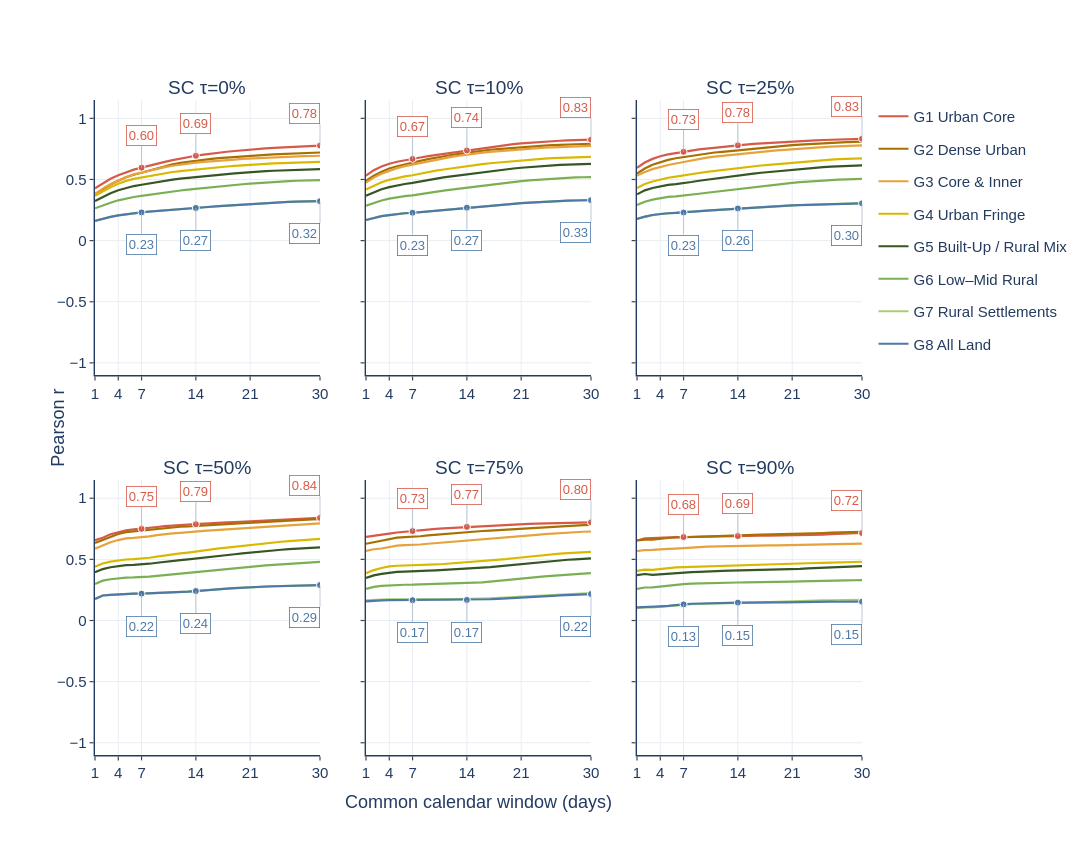
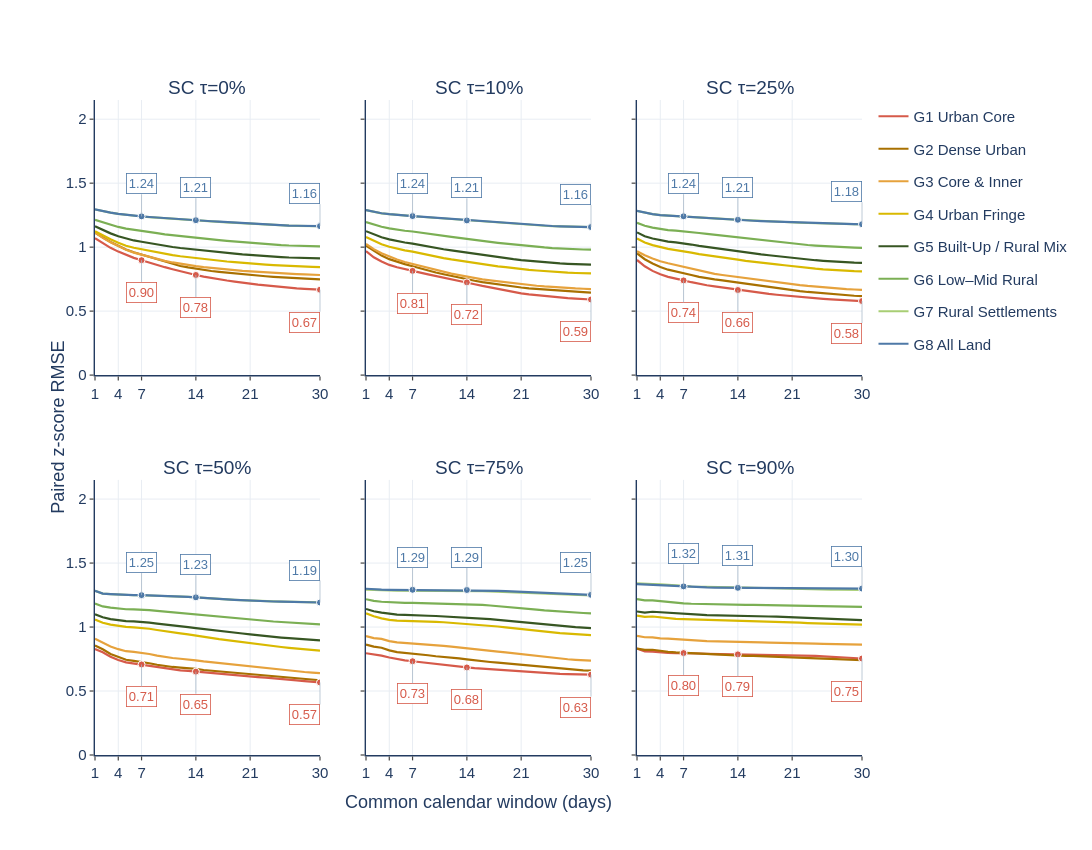
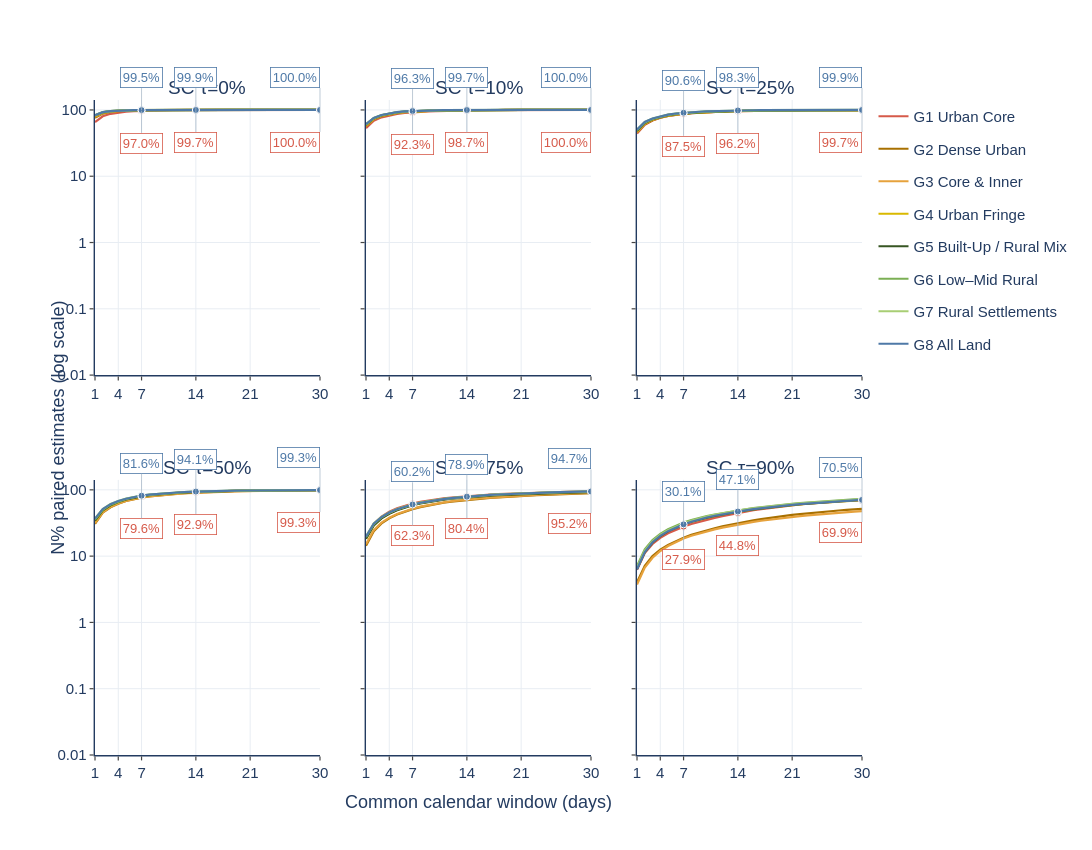

Notebook cell for these charts, in order:
### Markdown cell above
### Supplement view A — fix SC, vary the common window

The six SC facets are cross-sections through the full cube. They show how apparent alignment and paired-estimate availability change with smoothing. They are not optimisation runs.

### Code cell
SLICE_TAUS = [0, 10, 25, 50, 75, 90]
LABEL_WINDOWS = (7, 14, 30)
WINDOW_SLICE_COLORS = {
    code: color for code, suffix, label, color in GROUPS
}
WINDOW_SLICE_WIDTH, WINDOW_SLICE_HEIGHT = 1800, 850
WINDOW_SLICE_MARGIN = dict(l=95, r=230, t=100, b=95)


def plot_window_slices(metric, ylabel, stem):
    if metric not in ("r", "RMSE_z", "N_pct", "score"):
        raise ValueError(metric)

    is_r = metric == "r"
    is_n = metric == "N_pct"
    is_rmse = metric == "RMSE_z"

    fig = make_subplots(
        rows=2, cols=3,
        shared_xaxes=True,
        shared_yaxes=True,
        horizontal_spacing=0.06,
        vertical_spacing=0.16,
        subplot_titles=[f"SC τ={tau}%" for tau in SLICE_TAUS],
    )
    for heading in fig.layout.annotations:
        heading.font = dict(
            family="Arial", size=19, color="#233B60"
        )

    for j, tau in enumerate(SLICE_TAUS):
        row, col = j // 3 + 1, j % 3 + 1
        axis_number = j + 1
        axis_x = "x" if axis_number == 1 else f"x{axis_number}"
        axis_y = "y" if axis_number == 1 else f"y{axis_number}"

        for code, suffix, label, color in reversed(GROUPS):
            values = SENS_MAPS[metric][code][tau, :]
            shown = (
                np.where(values > 0, values, np.nan)
                if is_n else values
            )
            custom = np.column_stack([
                SENS_MAPS["N_pct"][code][tau, :],
                SENS_MAPS["direct_pct"][code][tau, :],
                SENS_MAPS["mean_window_support_pct"][code][tau, :],
            ])

            fig.add_trace(
                go.Scatter(
                    x=W_VALUES,
                    y=shown,
                    mode="lines",
                    name=f"{code} {label}",
                    legendgroup=code,
                    showlegend=(j == 0),
                    connectgaps=False,
                    line=dict(color=color, width=2.2),
                    customdata=custom,
                    hovertemplate=(
                        f"W %{{x}} d<br>{ylabel} %{{y:.3f}}"
                        "<br>Paired estimates %{customdata[0]:.1f}%"
                        "<br>Direct dates %{customdata[1]:.1f}%"
                        "<br>Mean direct support %{customdata[2]:.1f}%"
                        "<extra>%{fullData.name}</extra>"
                    ),
                ),
                row=row, col=col,
            )

        for code in ("G1", "G8"):
            color = WINDOW_SLICE_COLORS[code]
            for width in LABEL_WINDOWS:
                value = float(
                    SENS_MAPS[metric][code][tau, width - 1]
                )
                if not np.isfinite(value) or (
                    is_n and value <= 0
                ):
                    continue

                above = (
                    code == "G8"
                    if (is_n or is_rmse)
                    else code == "G1"
                )
                point_y = np.log10(value) if is_n else value
                text = (
                    f"{value:.1f}%" if is_n else
                    f"{value:.3f}" if metric == "score" else
                    f"{value:.2f}"
                )

                fig.add_annotation(
                    x=width,
                    y=point_y,
                    xref=axis_x,
                    yref=axis_y,
                    text=text,
                    showarrow=True,
                    arrowhead=0,
                    arrowwidth=0.75,
                    arrowcolor="#A9B9C9",
                    ax=0,
                    ay=-22 if above else 22,
                    xanchor=(
                        "right" if width == 30 else "center"
                    ),
                    yanchor="bottom" if above else "top",
                    font=dict(size=13, color=color),
                    bgcolor="white",
                    bordercolor=color,
                    borderwidth=0.8,
                    borderpad=2,
                )
                fig.add_trace(
                    go.Scatter(
                        x=[width],
                        y=[value],
                        mode="markers",
                        showlegend=False,
                        hoverinfo="skip",
                        marker=dict(
                            color=color,
                            size=7,
                            line=dict(color="white", width=1),
                        ),
                    ),
                    row=row, col=col,
                )

        fig.update_xaxes(
            range=[1, 30],
            tickvals=[1, 4, 7, 14, 21, 30],
            showticklabels=True,
            tickfont=dict(size=15),
            gridcolor="#E8EDF3",
            showline=True,
            linecolor="#233B60",
            linewidth=1.4,
            ticks="outside",
            ticklen=4,
            tickwidth=1.2,
            row=row, col=col,
        )

        y_style = dict(
            showticklabels=(col == 1),
            tickfont=dict(size=15),
            gridcolor="#E8EDF3",
            zeroline=False,
            showline=True,
            linecolor="#233B60",
            linewidth=1.4,
            ticks="outside",
            ticklen=4,
            tickwidth=1.2,
        )
        if is_n:
            y_style.update(
                type="log",
                range=[-2, 2.15],
                tickvals=[0.01, 0.1, 1, 10, 100],
                ticktext=["0.01", "0.1", "1", "10", "100"],
            )
        elif is_r:
            y_style.update(
                type="linear",
                range=[-1.1, 1.15],
                tickvals=[-1, -0.5, 0, 0.5, 1],
            )
        elif is_rmse:
            y_style.update(
                type="linear",
                range=[0, 2.15],
                tickvals=[0, 0.5, 1, 1.5, 2],
            )
        else:
            y_style.update(
                type="linear",
                range=[
                    0,
                    max(0.01, 1.18 * SENSITIVITY.score.max()),
                ],
            )
        fig.update_yaxes(row=row, col=col, **y_style)

    fig.add_annotation(
        x=-0.065, y=0.5,
        xref="paper", yref="paper",
        text=(
            "N% paired estimates (log scale)"
            if is_n else ylabel
        ),
        textangle=-90,
        showarrow=False,
        font=dict(size=18, color="#233B60"),
    )
    fig.add_annotation(
        x=0.5, y=-0.09,
        xref="paper", yref="paper",
        text="Common calendar window (days)",
        showarrow=False,
        font=dict(size=18, color="#233B60"),
    )

    fig.update_layout(
        template="plotly_white",
        width=WINDOW_SLICE_WIDTH,
        height=WINDOW_SLICE_HEIGHT,
        legend=dict(
            x=1.015, y=1,
            xanchor="left", yanchor="top",
            font=dict(size=15),
        ),
        margin=WINDOW_SLICE_MARGIN,
        font=dict(
            family="Arial",
            color="#233B60",
            size=17,
        ),
        paper_bgcolor="white",
        plot_bgcolor="white",
    )

    fig.show()
    fig.write_html(
        SENS_DIR / f"{stem}.html",
        include_plotlyjs="cdn",
    )
    try:
        fig.write_image(
            str(SENS_DIR / f"{stem}.png"),
            scale=2,
        )
    except Exception as exc:
        print(f"{stem}: HTML saved; PNG unavailable ({exc})")
    return fig


WINDOW_SLICE_FIGURES = {
    "r": plot_window_slices(
        "r", "Pearson r", "window_slices_r"
    ),
    "RMSE_z": plot_window_slices(
        "RMSE_z", "Paired z-score RMSE",
        "window_slices_rmse"
    ),
    "N_pct": plot_window_slices(
        "N_pct", "N% paired estimates",
        "window_slices_N"
    ),
    "score": plot_window_slices(
        "score", "Coverage fraction × positive r²",
        "window_slices_score"
    ),
}
